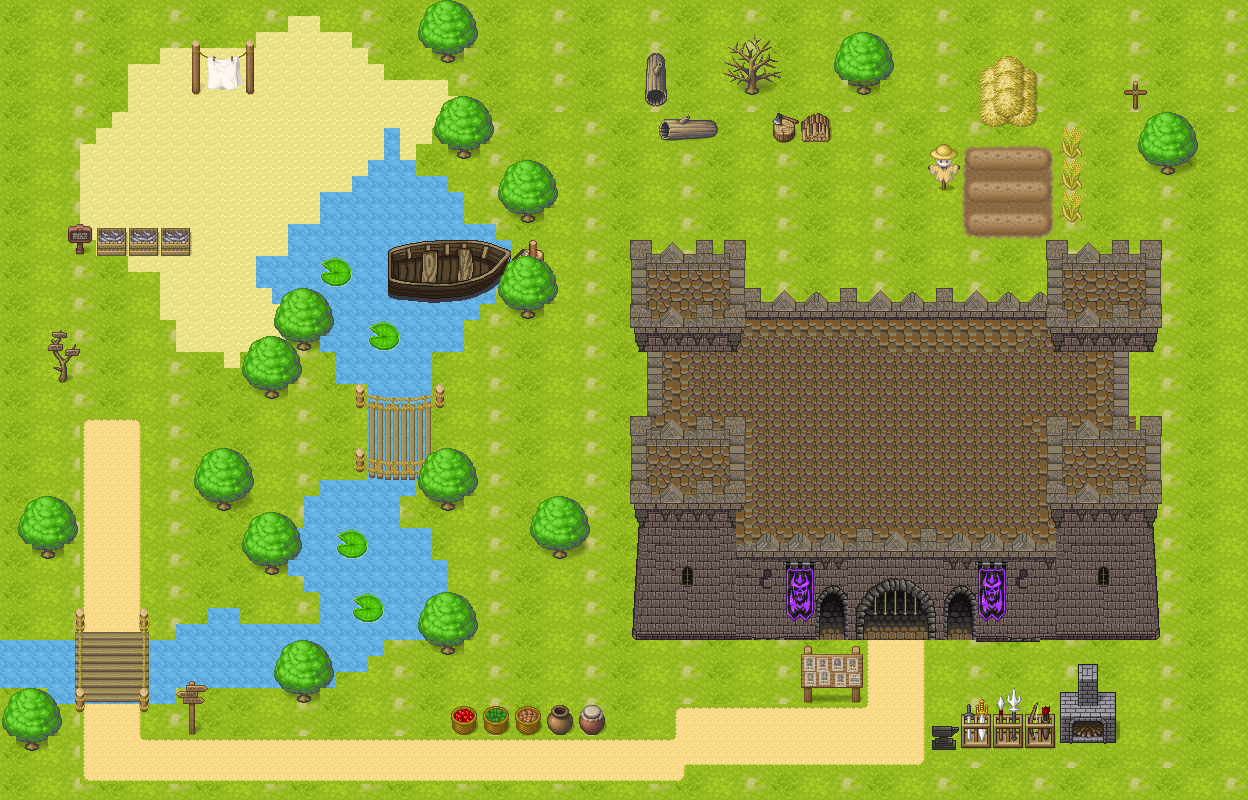

A level layout from a 2D game, rendered from its tile map. Below: a short description, then the map file with tile-grid data replaced by summaries:
An orthogonal 78x50 tile map with 16x16 px tiles, 7 tile layers (terreno, fiume, passaggio_del_personaggio, tetto, ...), 7 tilesets.

<map version="1.5" tiledversion="1.7.2" orientation="orthogonal" renderorder="right-down" width="78" height="50" tilewidth="16" tileheight="16" infinite="0" nextlayerid="13" nextobjectid="1">
 <tileset firstgid="1" name="Castle2" tilewidth="16" tileheight="16" tilecount="1024" columns="32">
  <image source="Castle2.png" width="512" height="512" />
 </tileset>
 <tileset firstgid="1025" name="PathAndObjects" tilewidth="16" tileheight="16" tilecount="1024" columns="32">
  <image source="PathAndObjects.png" width="512" height="512" />
 </tileset>
 <tileset firstgid="2049" name="addwork" tilewidth="16" tileheight="16" tilecount="3072" columns="24">
  <image source="Unorganized Parts/addwork.png" width="384" height="2048" />
 </tileset>
 <tileset firstgid="5121" name="[A]Grass1-Dirt1_pipo" tilewidth="16" tileheight="16" tilecount="48" columns="8">
  <image source="Pipoya RPG Tileset 16x16/[A]_type3/[A]Grass1-Dirt1_pipo.png" width="128" height="96" />
 </tileset>
 <tileset firstgid="5169" name="[Base]BaseChip_pipo" tilewidth="16" tileheight="16" tilecount="4256" columns="16">
  <image source="[Base]BaseChip_pipo.png" width="256" height="4256" />
 </tileset>
 <tileset firstgid="9425" name="addwork" tilewidth="16" tileheight="16" tilecount="3072" columns="24">
  <image source="Unorganized Parts/addwork.png" width="384" height="2048" />
 </tileset>
 <tileset firstgid="12497" name="[A]Water5_pipo" tilewidth="16" tileheight="16" tilecount="160" columns="16">
  <image source="Pipoya RPG Tileset 32x32/[A]_type1/[A]Water5_pipo.png" width="256" height="160" />
 </tileset>
 <layer id="5" name="terreno" width="78" height="50">
  <data>[3900 cells, 3900 non-empty, 38 distinct tile ids]</data>
 </layer>
 <layer id="6" name="fiume" width="78" height="50">
  <data>[3900 cells, 377 non-empty, 7 distinct tile ids]</data>
 </layer>
 <layer id="7" name="passaggio_del_personaggio" width="78" height="50">
  <data>[3900 cells, 108 non-empty, 102 distinct tile ids]</data>
 </layer>
 <layer id="11" name="tetto" width="78" height="50">
  <data>[3900 cells, 403 non-empty, 22 distinct tile ids]</data>
 </layer>
 <layer id="8" name="castello" width="78" height="50">
  <data>[3900 cells, 463 non-empty, 185 distinct tile ids]</data>
 </layer>
 <layer id="10" name="addobbi" width="78" height="50">
  <data>[3900 cells, 332 non-empty, 288 distinct tile ids]</data>
 </layer>
 <layer id="12" name="foglie" width="78" height="50">
  <data>[3900 cells, 192 non-empty, 12 distinct tile ids]</data>
 </layer>
</map>
